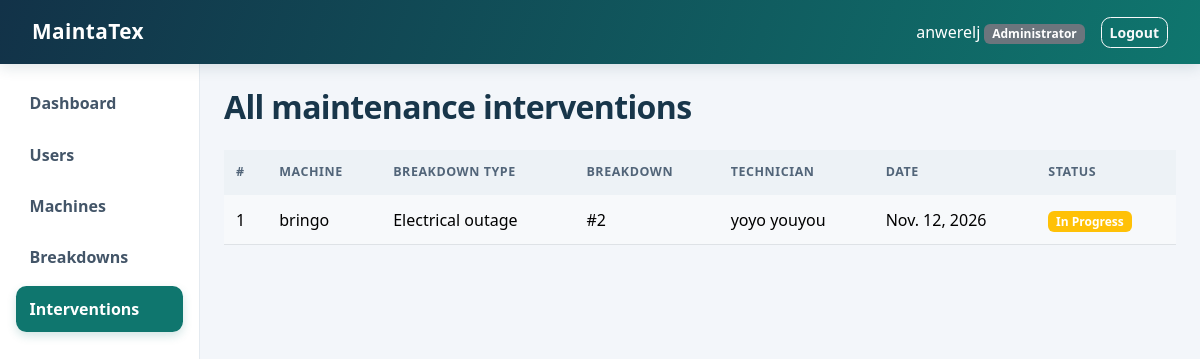
/interventions/ (signed in), run on the app's committed database.
### core/models.py (models this page shows, shortened)
class Intervention(models.Model):
    STATUS_CHOICES = [
        ('pending', 'Pending'),
        ('in_progress', 'In Progress'),
        ('completed', 'Completed'),
    ]
    breakdown = models.ForeignKey(Breakdown, on_delete=models.CASCADE, related_name='interventions')
    technician = models.ForeignKey(User, on_delete=models.SET_NULL, null=True,
                                   related_name='interventions')
    diagnosis = models.TextField(blank=True)
    repair_description = models.TextField(blank=True)
    intervention_date = models.DateField('Intervention date', default=date.today)
    status = models.CharField(max_length=20, choices=STATUS_CHOICES, default='pending')
    class Meta:
        ordering = ['-intervention_date', '-id']
    @property
    def badge_class(self):
        colors = {'pending': 'secondary', 'in_progress': 'warning', 'completed': 'success'}
        return colors[self.status]

class Breakdown(models.Model):
    CATEGORY_CHOICES = [
        ('electrical', 'Electrical outage'),
        ('mechanical', 'Mechanical problem'),
        ('other', 'Other'),
    ]
    PRIORITY_CHOICES = [
        ('low', 'Low'),
        ('medium', 'Medium'),
        ('high', 'High'),
    ]
    STATUS_CHOICES = [
        ('reported', 'Reported'),
        ('in_progress', 'In Progress'),
        ('resolved', 'Resolved'),
    ]
    machine = models.ForeignKey(Machine, on_delete=models.CASCADE, related_name='breakdowns')
    category = models.CharField(
        'Breakdown type', max_length=20, choices=CATEGORY_CHOICES, default='other')
    description = models.TextField()
    breakdown_date = models.DateField('Breakdown date', default=date.today)
    priority = models.CharField(max_length=10, choices=PRIORITY_CHOICES, default='medium')
    status = models.CharField(max_length=20, choices=STATUS_CHOICES, default='reported')
    reported_by = models.ForeignKey(User, on_delete=models.SET_NULL, null=True,
                                    related_name='reported_breakdowns')
    class Meta:
        ordering = ['-breakdown_date', '-id']

class Machine(models.Model):
    STATUS_CHOICES = [
        ('operational', 'Operational'),
        ('broken', 'Broken'),
        ('under_maintenance', 'Under Maintenance'),
    ]
    name = models.CharField(max_length=100)
    code = models.CharField('Machine code', max_length=30, unique=True)
    machine_type = models.CharField('Machine type', max_length=100)
    location = models.CharField(max_length=100)
    status = models.CharField(max_length=20, choices=STATUS_CHOICES, default='operational')
    class Meta:
        ordering = ['name']

### core/views.py (the view)
# urls.py: path('interventions/', views.intervention_list, name='intervention_list'),
@role_required('administrator', 'maintenance_manager', 'technician')
def intervention_list(request):
    role = get_user_role(request.user)
    interventions = Intervention.objects.select_related('breakdown__machine', 'technician')
    if role == 'technician':
        interventions = interventions.filter(technician=request.user)
    return render(request, f'{role}/intervention_list.html', {'interventions': interventions})

### core/models.py (called while the page is built)
def get_user_role(user):
    if not user.is_authenticated:
        return None
    if user.is_superuser:
        return 'administrator'
    profile = getattr(user, 'profile', None)
    if profile is None:
        return None
    return profile.role

### core/views.py (called while the page is built)
def role_required(*allowed_roles):
    def decorator(view_function):
        @login_required
        @wraps(view_function)
        def wrapper(request, *args, **kwargs):
            if get_user_role(request.user) in allowed_roles:
                return view_function(request, *args, **kwargs)
            messages.error(request, 'You are not allowed to access this page.')
            return redirect('dashboard')
        return wrapper
    return decorator

### core/templates/administrator/intervention_list.html (shortened to what this page needs)
{% extends 'common/base.html' %}
{% block content %}
<h2 class="mb-4">All maintenance interventions</h2>
<table class="table table-striped">
  <thead><tr><th>#</th><th>Machine</th><th>Breakdown type</th><th>Breakdown</th><th>Technician</th><th>Date</th><th>Status</th></tr></thead>
  <tbody>
    {% for intervention in interventions %}
    <tr>
      <td>{{ intervention.id }}</td>
      <td>{{ intervention.breakdown.machine.name }}</td>
      <td>{{ intervention.breakdown.get_category_display }}</td>
      <td>#{{ intervention.breakdown.id }}</td>
      <td>{% if intervention.technician %}{{ intervention.technician.get_full_name|default:intervention.technician.username }}{% else %}—{% endif %}</td>
      <td>{{ intervention.intervention_date }}</td>
      <td><span class="badge bg-{{ intervention.badge_class }}">{{ intervention.get_status_display }}</span></td>
    </tr>
    {% empty %}
    <tr><td colspan="7" class="text-center">No intervention yet.</td></tr>
    {% endfor %}
  </tbody>
</table>
{% endblock %}

### core/templates/common/base.html (shortened to what this page needs)
{% load static %}
<!DOCTYPE html>
<html lang="en">
<head>
  <link href="https://cdn.jsdelivr.net/npm/bootstrap@5.3.3/dist/css/bootstrap.min.css" rel="stylesheet">
  <link href="{% static 'core/css/app.css' %}?v=3" rel="stylesheet">
</head>
<body>
  <nav class="navbar navbar-dark bg-dark">
    <div class="container-fluid">
      <a class="navbar-brand" href="{% if user.is_authenticated %}{% url 'dashboard' %}{% else %}{% url 'login' %}{% endif %}">MaintaTex</a>
      {% if user.is_authenticated %}
      <div class="d-flex align-items-center">
        <span class="navbar-text text-white me-3">
          {{ user.get_full_name|default:user.username }}
          <span class="badge bg-secondary">{% if user.is_superuser %}Administrator{% else %}{{ user.profile.get_role_display }}{% endif %}</span>
        </span>
        <form method="post" action="{% url 'logout' %}">
          <button type="submit" class="btn btn-outline-light btn-sm">Logout</button>
        </form>
      </div>
      {% endif %}
    </div>
  </nav>
  <div class="container-fluid">
    <div class="row">
      {% if user.is_authenticated and user.is_superuser or user.is_authenticated and user.profile.role %}
      {% with current=request.resolver_match.url_name %}
      <div class="col-md-2 sidebar p-3">
        <ul class="nav flex-column">
          <li class="nav-item"><a class="nav-link {% if current == 'dashboard' %}active{% endif %}" href="{% url 'dashboard' %}">Dashboard</a></li>
          {% if user.is_superuser %}
          <li class="nav-item"><a class="nav-link {% if current == 'user_list' %}active{% endif %}" href="{% url 'user_list' %}">Users</a></li>
          <li class="nav-item"><a class="nav-link {% if current == 'machine_list' %}active{% endif %}" href="{% url 'machine_list' %}">Machines</a></li>
          <li class="nav-item"><a class="nav-link {% if current == 'breakdown_list' %}active{% endif %}" href="{% url 'breakdown_list' %}">Breakdowns</a></li>
          <li class="nav-item"><a class="nav-link {% if current == 'intervention_list' %}active{% endif %}" href="{% url 'intervention_list' %}">Interventions</a></li>
          {% elif user.profile.role == 'technician' %}
          <li class="nav-item"><a class="nav-link {% if current == 'intervention_list' %}active{% endif %}" href="{% url 'intervention_list' %}">My interventions</a></li>
          {% endif %}
        </ul>
      </div>
      {% endwith %}
      <main class="col-md-10 p-4">
      {% else %}
      <main class="col-12 p-4">
      {% endif %}
        {% block content %}{% endblock %}
      </main>
    </div>
  </div>
</body>
</html>

### core/static/core/css/app.css (style rules this page uses)
:root { --brand: #0f766e; --brand-dark: #115e59; --ink: #172b3a; --line: #e4eaf0; --page: #f3f6fa; }
body { background: var(--page); color: var(--ink); }
.navbar { min-height: 64px; padding: .65rem 1.25rem; background: linear-gradient(110deg, #123248, #0f766e); box-shadow: 0 3px 14px #18394a24; }
.navbar-brand { font-size: 1.3rem; font-weight: 750; letter-spacing: .02em; }
.sidebar { min-height: calc(100vh - 64px); background: #fff; border-right: 1px solid var(--line); }
.sidebar .nav-link { margin-bottom: 5px; padding: .7rem .85rem; border-radius: .65rem; color: #435568; font-weight: 550; transition: background-color .15s ease, color .15s ease, transform .15s ease; }
.sidebar .nav-link.active { background: var(--brand); color: #fff; box-shadow: 0 4px 10px #0f766e30; }
main { min-width: 0; }
h2, h3, h4 { color: #18364a; font-weight: 700; letter-spacing: -.02em; }
.btn { border-radius: .6rem; font-weight: 600; transition: transform .15s ease, box-shadow .15s ease; }
.table { --bs-table-striped-bg: #f7f9fb; vertical-align: middle; }
.table thead th { color: #526579; background: #edf2f6; border-bottom: 0; font-size: .78rem; text-transform: uppercase; letter-spacing: .045em; white-space: nowrap; }
.table > :not(caption) > * > * { padding: .8rem .75rem; }

### data on the page
Intervention: id "1", breakdown.machine.name "bringo", breakdown.category "Electrical outage", breakdown.id "2", technician.get_full_name "yoyo youyou", intervention_date "Nov. 12, 2026", status "In Progress"

### other printed values
{{ user.get_full_name|default:user.username }} "anwerelj"
